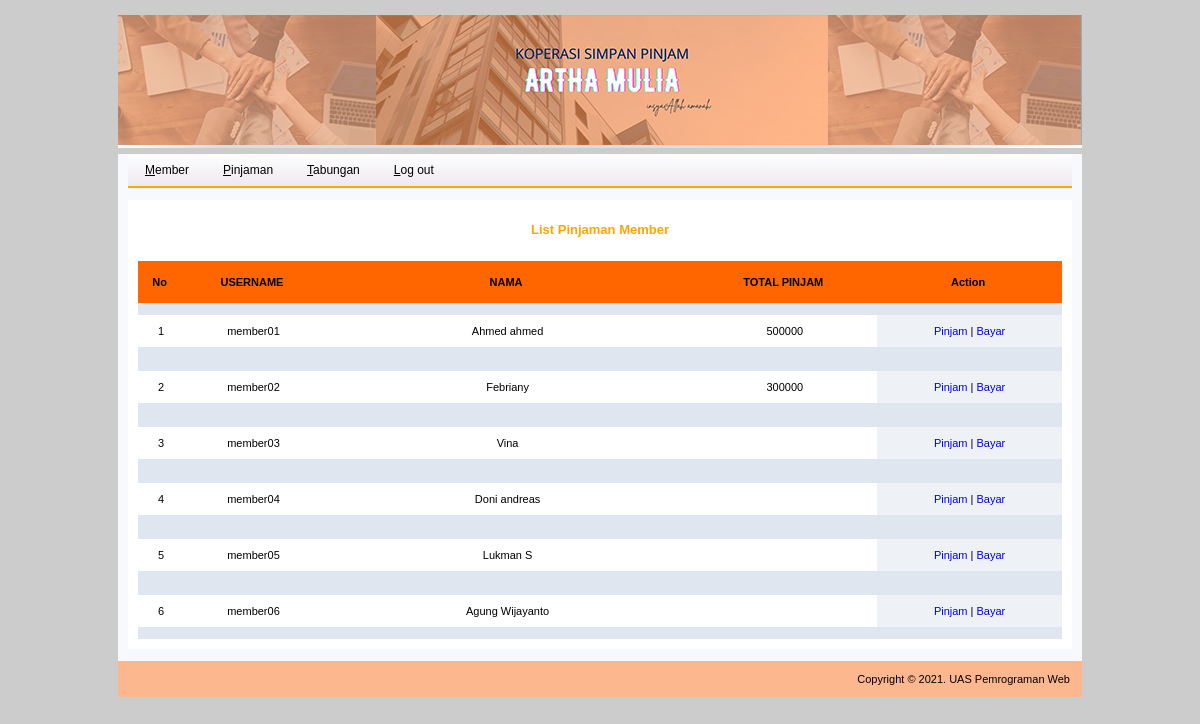
Screenshot of /home-admin.php?page=list-pinjaman (signed in) with the database file from the repository.
### tables this page shows
CREATE TABLE `member` (
  `username` varchar(16) NOT NULL,
  `password` varchar(16) NOT NULL,
  `nama` varchar(20) NOT NULL,
  `nik` bigint(16) NOT NULL,
  `tgl_lahir` date NOT NULL,
  `jenis_kelamin` varchar(9) NOT NULL,
  `pekerjaan` varchar(16) NOT NULL,
  `alamat` text NOT NULL,
  `email` text NOT NULL,
  `no_hp` char(20) NOT NULL,
  `tabungan` varchar(16) NOT NULL,
  `pinjaman` varchar(16) NOT NULL
);

### list-pinjaman.php (the view, shortened to what this page needs)
<div style="border:0; padding:10px; width:924px; height:auto;"><br />
<center><font color="orange" size="2"><b>List Pinjaman Member</b></font></center><br /><br />
<table width="924" border="0" align="center" cellpadding="0" cellspacing="0">
<tr bgcolor="#FF6600">
	<th width="5%">No</td>&nbsp;
	<th width="15%" height="42">USERNAME</td>&nbsp;
	<th width="40%">NAMA</td>&nbsp;
	<th width="20%">TOTAL PINJAM</td>&nbsp;
	<th width="20%">Action</td>&nbsp;
</tr>
<?php
	$koneksi = mysqli_connect("localhost","root","","dbkoperasi");
	$query = mysqli_query($koneksi, "SELECT * FROM member");
	$nomer=0;
    while (	$hasil = mysqli_fetch_array ($query)) {
			$username= stripslashes ($hasil['username']);
			$nama 	= stripslashes ($hasil['nama']);
			$pinjaman 	= stripslashes ($hasil['pinjaman']);
	$nomer++;
?>
	<tr align="center" bgcolor="#DFE6EF">
		<td>&nbsp;</td>
		<td>&nbsp;</td>
		<td>&nbsp;</td>
		<td>&nbsp;</td>
		<td>&nbsp;</td>
	</tr>
	<tr align="center">
		<td height="32"><?=$nomer?><div align="center"></div></td>
		<td><?=$username?><div align="center"></div></td>
		<td><?=$nama?><div align="center"></div></td>
		<td><?=$pinjaman?><div align="center"></div></td>
		<td bgcolor="#EEF2F7"><div align="center"><a href="home-admin.php?page=form-input-pinjaman&username=<?=$username?>">Pinjam</a> | <a href="home-admin.php?page=form-input-bayar&username=<?=$username?>">Bayar</a></div></td>
	</tr>
	<tr align="center" bgcolor="#DFE6EF">
		<td>&nbsp;</td>
		<td>&nbsp;</td>
		<td>&nbsp;</td>
		<td>&nbsp;</td>
		<td>&nbsp;</td>
	</tr>
<?php
	}
?>
</table>

### style.css (style rules this page uses)
body { font-family: Helvetica, Arial, Verdana, sans-serif; font-size: 12px; background-color:#cccccc; margin-top:15px; }
a { text-decoration: none; }
table { font-family: Verdana, Arial, Helvetica, sans-serif; font-size: 11px; }

### rows the page displays
member: username "member01", nama "Ahmed ahmed", pinjaman "500000"
member: username "member02", nama "Febriany", pinjaman "300000"
member: username "member03", nama "Vina"
member: username "member04", nama "Doni andreas"
member: username "member05", nama "Lukman S"
member: username "member06", nama "Agung Wijayanto"
